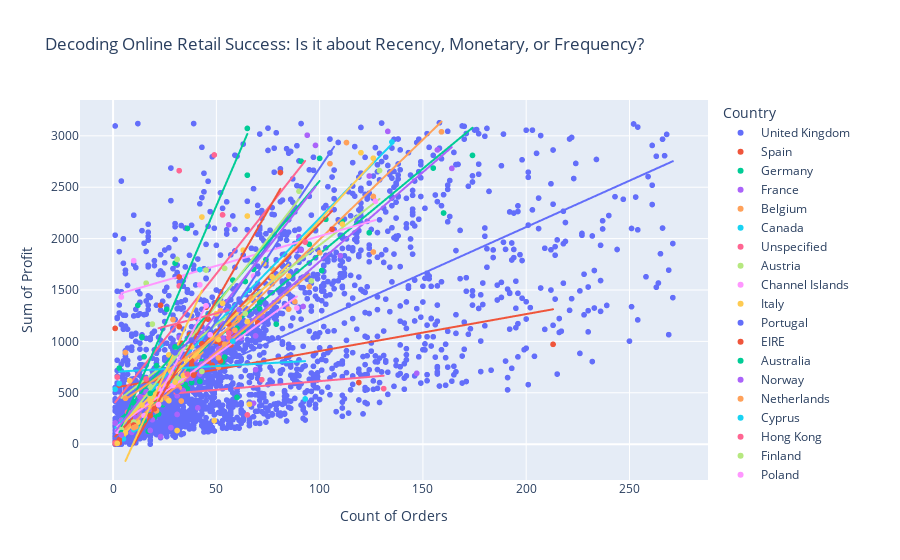

The notebook cell this image was saved under:
### Code cell
fig = px.scatter(df_viz, x="Count of Orders", y="Sum of Profit", 
                 color="Country", trendline='ols',title="Decoding Online Retail Success: Is it about Recency, Monetary, or Frequency?")
fig.show()

### Figure 1 — Plotly figure (JSON) as saved in the notebook; plotly's stock layout.template omitted (floating-point values rounded to 4 significant figures; data arrays with more than 128 entries replaced by an {"elided": "..."} marker saying what was removed)
{"data": [{"hovertemplate": "Country=United Kingdom<br>Count of Orders=%{x}<br>Sum of Profit=%{y}<extra></extra>", "legendgroup": "United Kingdom", "marker": {"color": "#636efa", "symbol": "circle"}, "mode": "markers", "name": "United Kingdom", "showlegend": true, "type": "scattergl", "x": {"elided": "3260 int values"}, "xaxis": "x", "y": {"elided": "3260 float values"}, "yaxis": "y"}, {"hovertemplate": "<b>OLS trendline</b><br>Sum of Profit = 9.02202 * Count of Orders + 308.062<br>R<sup>2</sup>=0.459232<br><br>Country=United Kingdom<br>Count of Orders=%{x}<br>Sum of Profit=%{y} <b>(trend)</b><extra></extra>", "legendgroup": "United Kingdom", "marker": {"color": "#636efa", "symbol": "circle"}, "mode": "lines", "name": "United Kingdom", "showlegend": false, "type": "scattergl", "x": {"elided": "3260 int values"}, "xaxis": "x", "y": {"elided": "3260 float values"}, "yaxis": "y"}, {"hovertemplate": "Country=Spain<br>Count of Orders=%{x}<br>Sum of Profit=%{y}<extra></extra>", "legendgroup": "Spain", "marker": {"color": "#EF553B", "symbol": "circle"}, "mode": "markers", "name": "Spain", "showlegend": true, "type": "scattergl", "x": [213, 119, 72, 70, 58, 57, 52, 50, 48, 46, 33, 27, 23, 23, 22, 21, 20, 12, 8, 8, 5, 4, 1], "xaxis": "x", "y": [970.9, 599.6, 1255.0, 1182.0, 1079.0, 964.8, 981.2, 1000.0, 768.0, 807.8, 982.6, 618.3, 436.3, 1352.0, 449.4, 363.9, 389.7, 172.1, 197.9, 207.8, 95.2, 133.4, 1126], "yaxis": "y"}, {"hovertemplate": "<b>OLS trendline</b><br>Sum of Profit = 3.5957 * Count of Orders + 546.344<br>R<sup>2</sup>=0.174910<br><br>Country=Spain<br>Count of Orders=%{x}<br>Sum of Profit=%{y} <b>(trend)</b><extra></extra>", "legendgroup": "Spain", "marker": {"color": "#EF553B", "symbol": "circle"}, "mode": "lines", "name": "Spain", "showlegend": false, "type": "scattergl", "x": [1, 4, 5, 8, 8, 12, 20, 21, 22, 23, 23, 27, 33, 46, 48, 50, 52, 57, 58, 70, 72, 119, 213], "xaxis": "x", "y": [549.9, 560.7, 564.3, 575.1, 575.1, 589.5, 618.3, 621.9, 625.4, 629.0, 629.0, 643.4, 665.0, 711.7, 718.9, 726.1, 733.3, 751.3, 754.9, 798.0, 805.2, 974.2, 1312.0], "yaxis": "y"}, {"hovertemplate": "Country=Germany<br>Count of Orders=%{x}<br>Sum of Profit=%{y}<extra></extra>", "legendgroup": "Germany", "marker": {"color": "#00cc96", "symbol": "circle"}, "mode": "markers", "name": "Germany", "showlegend": true, "type": "scattergl", "x": [174, 160, 155, 124, 111, 103, 101, 97, 95, 91, 79, 74, 71, 71, 68, 65, 63, 62, 60, 60, 58, 53, 47, 43, 42, 41, 40, 38, 38, 38, 36, 36, 36, 36, 35, 35, 33, 33, 31, 30, 29, 26, 24, 24, 23, 22, 22, 21, 21, 20, 20, 20, 18, 18, 18, 17, 17, 16, 15, 15, 14, 14, 12, 12, 11, 4, 3], "xaxis": "x", "y": [2810.0, 2249.0, 2686.0, 2057.0, 2167.0, 2187.0, 1689.0, 2097.0, 1945.0, 2753.0, 1167.0, 1795.0, 1380.0, 1317.0, 1701.0, 2617.0, 1089.0, 1036.0, 454.9, 1127.0, 1596.0, 797.7, 1013.0, 803.3, 610.5, 880.9, 735.0, 599.7, 848.5, 602.0, 2099.0, 539, 686.0, 723.4, 943.2, 577.1, 588.3, 643.3, 477.9, 582.7, 584.6, 1312.0, 383.0, 415.7, 403.7, 292.4, 587.2, 764.5, 318.1, 315.6, 263.2, 356.6, 437.6, 348.7, 305.1, 125.2, 330.8, 238.8, 850.1, 197.7, 1043.0, 1037.0, 219, 192.7, 180.1, 64.25, 739.2], "yaxis": "y"}, {"hovertemplate": "<b>OLS trendline</b><br>Sum of Profit = 16.5882 * Count of Orders + 192.64<br>R<sup>2</sup>=0.730291<br><br>Country=Germany<br>Count of Orders=%{x}<br>Sum of Profit=%{y} <b>(trend)</b><extra></extra>", "legendgroup": "Germany", "marker": {"color": "#00cc96", "symbol": "circle"}, "mode": "lines", "name": "Germany", "showlegend": false, "type": "scattergl", "x": [3, 4, 11, 12, 12, 14, 14, 15, 15, 16, 17, 17, 18, 18, 18, 20, 20, 20, 21, 21, 22, 22, 23, 24, 24, 26, 29, 30, 31, 33, 33, 35, 35, 36, 36, 36, 36, 38, 38, 38, 40, 41, 42, 43, 47, 53, 58, 60, 60, 62, 63, 65, 68, 71, 71, 74, 79, 91, 95, 97, 101, 103, 111, 124, 155, 160, 174], "xaxis": "x", "y": [242.4, 259.0, 375.1, 391.7, 391.7, 424.9, 424.9, 441.5, 441.5, 458.1, 474.6, 474.6, 491.2, 491.2, 491.2, 524.4, 524.4, 524.4, 541.0, 541.0, 557.6, 557.6, 574.2, 590.8, 590.8, 623.9, 673.7, 690.3, 706.9, 740.1, 740.1, 773.2, 773.2, 789.8, 789.8, 789.8, 789.8, 823.0, 823.0, 823.0, 856.2, 872.8, 889.3, 905.9, 972.3, 1072.0, 1155.0, 1188.0, 1188.0, 1221.0, 1238.0, 1271.0, 1321.0, 1370.0, 1370.0, 1420.0, 1503.0, 1702.0, 1769.0, 1802.0, 1868.0, 1901.0, 2034.0, 2250.0, 2764.0, 2847.0, 3079.0], "yaxis": "y"}, {"hovertemplate": "Country=France<br>Count of Orders=%{x}<br>Sum of Profit=%{y}<extra></extra>", "legendgroup": "France", "marker": {"color": "#ab63fa", "symbol": "circle"}, "mode": "markers", "name": "France", "showlegend": true, "type": "scattergl", "x": [164, 157, 147, 133, 124, 110, 105, 105, 94, 92, 90, 84, 72, 69, 69, 68, 62, 57, 56, 56, 55, 53, 53, 52, 51, 46, 43, 42, 41, 40, 38, 37, 36, 36, 35, 34, 34, 33, 32, 31, 31, 28, 27, 27, 26, 26, 23, 23, 21, 21, 20, 19, 18, 17, 16, 16, 16, 15, 13, 12, 12, 11, 10, 9, 7, 5, 4], "xaxis": "x", "y": [2683.0, 2863.0, 689, 3043.0, 2609.0, 1834.0, 2284.0, 2291.0, 3006.0, 1339.0, 2019.0, 1353.0, 1248.0, 1053.0, 725.1, 397.9, 1033.0, 1091.0, 1167.0, 2134.0, 1299.0, 1031.0, 1175.0, 862.8, 925.4, 836.3, 779.6, 681.8, 353.0, 822.1, 641.1, 869.7, 769.4, 637.8, 646.7, 519.6, 716.4, 603.4, 1036.0, 470.1, 288.7, 160.5, 427.6, 582.1, 460.4, 453.0, 450.7, 73.5, 456.9, 418.1, 314.4, 238.2, 132.9, 269.4, 349.8, 254.2, 389.0, 334.9, 245.1, 153.1, 236.3, 218.4, 225.9, 114, 176.5, 91.68, 234], "yaxis": "y"}, {"hovertemplate": "<b>OLS trendline</b><br>Sum of Profit = 17.3972 * Count of Orders + 36.7249<br>R<sup>2</sup>=0.742635<br><br>Country=France<br>Count of Orders=%{x}<br>Sum of Profit=%{y} <b>(trend)</b><extra></extra>", "legendgroup": "France", "marker": {"color": "#ab63fa", "symbol": "circle"}, "mode": "lines", "name": "France", "showlegend": false, "type": "scattergl", "x": [4, 5, 7, 9, 10, 11, 12, 12, 13, 15, 16, 16, 16, 17, 18, 19, 20, 21, 21, 23, 23, 26, 26, 27, 27, 28, 31, 31, 32, 33, 34, 34, 35, 36, 36, 37, 38, 40, 41, 42, 43, 46, 51, 52, 53, 53, 55, 56, 56, 57, 62, 68, 69, 69, 72, 84, 90, 92, 94, 105, 105, 110, 124, 133, 147, 157, 164], "xaxis": "x", "y": [106.3, 123.7, 158.5, 193.3, 210.7, 228.1, 245.5, 245.5, 262.9, 297.7, 315.1, 315.1, 315.1, 332.5, 349.9, 367.3, 384.7, 402.1, 402.1, 436.9, 436.9, 489.1, 489.1, 506.4, 506.4, 523.8, 576.0, 576.0, 593.4, 610.8, 628.2, 628.2, 645.6, 663.0, 663.0, 680.4, 697.8, 732.6, 750.0, 767.4, 784.8, 837.0, 924.0, 941.4, 958.8, 958.8, 993.6, 1011.0, 1011.0, 1028.0, 1115.0, 1220.0, 1237.0, 1237.0, 1289.0, 1498.0, 1602.0, 1637.0, 1672.0, 1863.0, 1863.0, 1950.0, 2194.0, 2351.0, 2594.0, 2768.0, 2890.0], "yaxis": "y"}, {"hovertemplate": "Country=Belgium<br>Count of Orders=%{x}<br>Sum of Profit=%{y}<extra></extra>", "legendgroup": "Belgium", "marker": {"color": "#FFA15A", "symbol": "circle"}, "mode": "markers", "name": "Belgium", "showlegend": true, "type": "scattergl", "x": [159, 126, 126, 113, 105, 100, 88, 85, 85, 77, 59, 54, 51, 41, 32, 29, 26, 26, 21, 11, 10, 5], "xaxis": "x", "y": [3039.0, 2410.0, 1870.0, 2935.0, 2729.0, 1862.0, 1386.0, 1313.0, 2218.0, 1708.0, 1109.0, 972.8, 750.5, 854.2, 549.8, 1212.0, 559.1, 476.5, 381.1, 225.6, 189.9, 84.3], "yaxis": "y"}, {"hovertemplate": "<b>OLS trendline</b><br>Sum of Profit = 19.4341 * Count of Orders + 48.28<br>R<sup>2</sup>=0.865062<br><br>Country=Belgium<br>Count of Orders=%{x}<br>Sum of Profit=%{y} <b>(trend)</b><extra></extra>", "legendgroup": "Belgium", "marker": {"color": "#FFA15A", "symbol": "circle"}, "mode": "lines", "name": "Belgium", "showlegend": false, "type": "scattergl", "x": [5, 10, 11, 21, 26, 26, 29, 32, 41, 51, 54, 59, 77, 85, 85, 88, 100, 105, 113, 126, 126, 159], "xaxis": "x", "y": [145.5, 242.6, 262.1, 456.4, 553.6, 553.6, 611.9, 670.2, 845.1, 1039.0, 1098.0, 1195.0, 1545.0, 1700.0, 1700.0, 1758.0, 1992.0, 2089.0, 2244.0, 2497.0, 2497.0, 3138.0], "yaxis": "y"}, {"hovertemplate": "Country=Canada<br>Count of Orders=%{x}<br>Sum of Profit=%{y}<extra></extra>", "legendgroup": "Canada", "marker": {"color": "#19d3f3", "symbol": "circle"}, "mode": "markers", "name": "Canada", "showlegend": true, "type": "scattergl", "x": [135, 10, 5, 1], "xaxis": "x", "y": [2940.0, 140.5, 51.56, 534.2], "yaxis": "y"}, {"hovertemplate": "<b>OLS trendline</b><br>Sum of Profit = 20.6072 * Count of Orders + 138.672<br>R<sup>2</sup>=0.960861<br><br>Country=Canada<br>Count of Orders=%{x}<br>Sum of Profit=%{y} <b>(trend)</b><extra></extra>", "legendgroup": "Canada", "marker": {"color": "#19d3f3", "symbol": "circle"}, "mode": "lines", "name": "Canada", "showlegend": false, "type": "scattergl", "x": [1, 5, 10, 135], "xaxis": "x", "y": [159.3, 241.7, 344.7, 2921.0], "yaxis": "y"}, {"hovertemplate": "Country=Unspecified<br>Count of Orders=%{x}<br>Sum of Profit=%{y}<extra></extra>", "legendgroup": "Unspecified", "marker": {"color": "#FF6692", "symbol": "circle"}, "mode": "markers", "name": "Unspecified", "showlegend": true, "type": "scattergl", "x": [131, 72, 65, 56, 34, 31, 23, 19, 11], "xaxis": "x", "y": [540.1, 626.9, 284.3, 1038.0, 632.5, 530.2, 552, 333.2, 203.2], "yaxis": "y"}, {"hovertemplate": "<b>OLS trendline</b><br>Sum of Profit = 1.69864 * Count of Orders + 443.349<br>R<sup>2</sup>=0.066218<br><br>Country=Unspecified<br>Count of Orders=%{x}<br>Sum of Profit=%{y} <b>(trend)</b><extra></extra>", "legendgroup": "Unspecified", "marker": {"color": "#FF6692", "symbol": "circle"}, "mode": "lines", "name": "Unspecified", "showlegend": false, "type": "scattergl", "x": [11, 19, 23, 31, 34, 56, 65, 72, 131], "xaxis": "x", "y": [462.0, 475.6, 482.4, 496.0, 501.1, 538.5, 553.8, 565.7, 665.9], "yaxis": "y"}, {"hovertemplate": "Country=Austria<br>Count of Orders=%{x}<br>Sum of Profit=%{y}<extra></extra>", "legendgroup": "Austria", "marker": {"color": "#B6E880", "symbol": "circle"}, "mode": "markers", "name": "Austria", "showlegend": true, "type": "scattergl", "x": [129, 96, 43, 33, 21, 19, 18, 16, 14, 4], "xaxis": "x", "y": [2662.0, 1588.0, 707.1, 742.9, 438.0, 1168.0, 562.4, 1566.0, 364.6, 166.0], "yaxis": "y"}, {"hovertemplate": "<b>OLS trendline</b><br>Sum of Profit = 15.491 * Count of Orders + 387.79<br>R<sup>2</sup>=0.687538<br><br>Country=Austria<br>Count of Orders=%{x}<br>Sum of Profit=%{y} <b>(trend)</b><extra></extra>", "legendgroup": "Austria", "marker": {"color": "#B6E880", "symbol": "circle"}, "mode": "lines", "name": "Austria", "showlegend": false, "type": "scattergl", "x": [4, 14, 16, 18, 19, 21, 33, 43, 96, 129], "xaxis": "x", "y": [449.8, 604.7, 635.6, 666.6, 682.1, 713.1, 899.0, 1054.0, 1875.0, 2386.0], "yaxis": "y"}, {"hovertemplate": "Country=Channel Islands<br>Count of Orders=%{x}<br>Sum of Profit=%{y}<extra></extra>", "legendgroup": "Channel Islands", "marker": {"color": "#FF97FF", "symbol": "circle"}, "mode": "markers", "name": "Channel Islands", "showlegend": true, "type": "scattergl", "x": [127, 88, 68, 42, 35, 10, 4], "xaxis": "x", "y": [2363.0, 1893.0, 1635.0, 1551.0, 1626.0, 1785.0, 1432], "yaxis": "y"}, {"hovertemplate": "<b>OLS trendline</b><br>Sum of Profit = 5.7779 * Count of Orders + 1446.23<br>R<sup>2</sup>=0.684598<br><br>Country=Channel Islands<br>Count of Orders=%{x}<br>Sum of Profit=%{y} <b>(trend)</b><extra></extra>", "legendgroup": "Channel Islands", "marker": {"color": "#FF97FF", "symbol": "circle"}, "mode": "lines", "name": "Channel Islands", "showlegend": false, "type": "scattergl", "x": [4, 10, 35, 42, 68, 88, 127], "xaxis": "x", "y": [1469.0, 1504.0, 1648.0, 1689.0, 1839.0, 1955.0, 2180.0], "yaxis": "y"}, {"hovertemplate": "Country=Italy<br>Count of Orders=%{x}<br>Sum of Profit=%{y}<extra></extra>", "legendgroup": "Italy", "marker": {"color": "#FECB52", "symbol": "circle"}, "mode": "markers", "name": "Italy", "showlegend": true, "type": "scattergl", "x": [126, 120, 111, 73, 65, 51, 27, 26, 20, 12, 11, 1], "xaxis": "x", "y": [2782.0, 2836.0, 2141.0, 1758.0, 1193.0, 1018.0, 867.9, 452.8, 437.8, 213.9, 177.3, 4.5], "yaxis": "y"}, {"hovertemplate": "<b>OLS trendline</b><br>Sum of Profit = 21.947 * Count of Orders + -19.1653<br>R<sup>2</sup>=0.972110<br><br>Country=Italy<br>Count of Orders=%{x}<br>Sum of Profit=%{y} <b>(trend)</b><extra></extra>", "legendgroup": "Italy", "marker": {"color": "#FECB52", "symbol": "circle"}, "mode": "lines", "name": "Italy", "showlegend": false, "type": "scattergl", "x": [1, 11, 12, 20, 26, 27, 51, 65, 73, 111, 120, 126], "xaxis": "x", "y": [2.782, 222.3, 244.2, 419.8, 551.5, 573.4, 1100.0, 1407.0, 1583.0, 2417.0, 2614.0, 2746.0], "yaxis": "y"}, {"hovertemplate": "Country=Portugal<br>Count of Orders=%{x}<br>Sum of Profit=%{y}<extra></extra>", "legendgroup": "Portugal", "marker": {"color": "#636efa", "symbol": "circle"}, "mode": "markers", "name": "Portugal", "showlegend": true, "type": "scattergl", "x": [107, 97, 86, 69, 59, 57, 55, 45, 39, 36, 31, 28, 26, 25, 24, 15, 14], "xaxis": "x", "y": [2389.0, 2792.0, 2848.0, 1899.0, 2811.0, 532.8, 892.5, 860.4, 307.2, 777.2, 514.9, 483.7, 494.3, 400.5, 545.5, 318.2, 430.5], "yaxis": "y"}, {"hovertemplate": "<b>OLS trendline</b><br>Sum of Profit = 29.7283 * Count of Orders + -286.677<br>R<sup>2</sup>=0.741613<br><br>Country=Portugal<br>Count of Orders=%{x}<br>Sum of Profit=%{y} <b>(trend)</b><extra></extra>", "legendgroup": "Portugal", "marker": {"color": "#636efa", "symbol": "circle"}, "mode": "lines", "name": "Portugal", "showlegend": false, "type": "scattergl", "x": [14, 15, 24, 25, 26, 28, 31, 36, 39, 45, 55, 57, 59, 69, 86, 97, 107], "xaxis": "x", "y": [129.5, 159.2, 426.8, 456.5, 486.3, 545.7, 634.9, 783.5, 872.7, 1051.0, 1348.0, 1408.0, 1467.0, 1765.0, 2270.0, 2597.0, 2894.0], "yaxis": "y"}, {"hovertemplate": "Country=EIRE<br>Count of Orders=%{x}<br>Sum of Profit=%{y}<extra></extra>", "legendgroup": "EIRE", "marker": {"color": "#EF553B", "symbol": "circle"}, "mode": "markers", "name": "EIRE", "showlegend": true, "type": "scattergl", "x": [106, 56, 56, 52, 47, 46, 39, 38, 38, 37, 32, 27, 22, 20, 18, 14, 4, 3, 3, 1, 1, 1, 1, 1, 1, 1], "xaxis": "x", "y": [2091.0, 1101.0, 1171.0, 810.1, 1011.0, 1216.0, 1085.0, 767.0, 810.5, 1066.0, 1627.0, 523.1, 619.4, 436.8, 277.1, 362.0, 164.5, 42.7, 12.3, 15.3, 15, 10.2, 15, 15, 5.9, 9.9], "yaxis": "y"}, {"hovertemplate": "<b>OLS trendline</b><br>Sum of Profit = 20.8944 * Count of Orders + 53.2354<br>R<sup>2</sup>=0.855357<br><br>Country=EIRE<br>Count of Orders=%{x}<br>Sum of Profit=%{y} <b>(trend)</b><extra></extra>", "legendgroup": "EIRE", "marker": {"color": "#EF553B", "symbol": "circle"}, "mode": "lines", "name": "EIRE", "showlegend": false, "type": "scattergl", "x": [1, 1, 1, 1, 1, 1, 1, 3, 3, 4, 14, 18, 20, 22, 27, 32, 37, 38, 38, 39, 46, 47, 52, 56, 56, 106], "xaxis": "x", "y": [74.13, 74.13, 74.13, 74.13, 74.13, 74.13, 74.13, 115.9, 115.9, 136.8, 345.8, 429.3, 471.1, 512.9, 617.4, 721.9, 826.3, 847.2, 847.2, 868.1, 1014.0, 1035.0, 1140.0, 1223.0, 1223.0, 2268.0], "yaxis": "y"}, {"hovertemplate": "Country=Australia<br>Count of Orders=%{x}<br>Sum of Profit=%{y}<extra></extra>", "legendgroup": "Australia", "marker": {"color": "#00cc96", "symbol": "circle"}, "mode": "markers", "name": "Australia", "showlegend": true, "type": "scattergl", "x": [100, 64, 54, 30, 21, 16, 10], "xaxis": "x", "y": [2781.0, 1583.0, 847.1, 1761.0, 386.2, 516.6, 401.9], "yaxis": "y"}, {"hovertemplate": "<b>OLS trendline</b><br>Sum of Profit = 23.8247 * Count of Orders + 178.247<br>R<sup>2</sup>=0.734885<br><br>Country=Australia<br>Count of Orders=%{x}<br>Sum of Profit=%{y} <b>(trend)</b><extra></extra>", "legendgroup": "Australia", "marker": {"color": "#00cc96", "symbol": "circle"}, "mode": "lines", "name": "Australia", "showlegend": false, "type": "scattergl", "x": [10, 16, 21, 30, 54, 64, 100], "xaxis": "x", "y": [416.5, 559.4, 678.6, 893.0, 1465.0, 1703.0, 2561.0], "yaxis": "y"}, {"hovertemplate": "Country=Norway<br>Count of Orders=%{x}<br>Sum of Profit=%{y}<extra></extra>", "legendgroup": "Norway", "marker": {"color": "#ab63fa", "symbol": "circle"}, "mode": "markers", "name": "Norway", "showlegend": true, "type": "scattergl", "x": [98, 91, 17, 16, 11], "xaxis": "x", "y": [2907.0, 1887.0, 334.4, 509.0, 256.4], "yaxis": "y"}, {"hovertemplate": "<b>OLS trendline</b><br>Sum of Profit = 25.8121 * Count of Orders + -24.182<br>R<sup>2</sup>=0.932005<br><br>Country=Norway<br>Count of Orders=%{x}<br>Sum of Profit=%{y} <b>(trend)</b><extra></extra>", "legendgroup": "Norway", "marker": {"color": "#ab63fa", "symbol": "circle"}, "mode": "lines", "name": "Norway", "showlegend": false, "type": "scattergl", "x": [11, 16, 17, 91, 98], "xaxis": "x", "y": [259.8, 388.8, 414.6, 2325.0, 2505.0], "yaxis": "y"}, {"hovertemplate": "Country=Netherlands<br>Count of Orders=%{x}<br>Sum of Profit=%{y}<extra></extra>", "legendgroup": "Netherlands", "marker": {"color": "#FFA15A", "symbol": "circle"}, "mode": "markers", "name": "Netherlands", "showlegend": true, "type": "scattergl", "x": [95, 67, 51, 26, 21, 20, 4], "xaxis": "x", "y": [1531.0, 1421.0, 840.2, 442.6, 324.9, 463.7, 91.85], "yaxis": "y"}, {"hovertemplate": "<b>OLS trendline</b><br>Sum of Profit = 16.9714 * Count of Orders + 42.2352<br>R<sup>2</sup>=0.950335<br><br>Country=Netherlands<br>Count of Orders=%{x}<br>Sum of Profit=%{y} <b>(trend)</b><extra></extra>", "legendgroup": "Netherlands", "marker": {"color": "#FFA15A", "symbol": "circle"}, "mode": "lines", "name": "Netherlands", "showlegend": false, "type": "scattergl", "x": [4, 20, 21, 26, 51, 67, 95], "xaxis": "x", "y": [110.1, 381.7, 398.6, 483.5, 907.8, 1179.0, 1655.0], "yaxis": "y"}, {"hovertemplate": "Country=Cyprus<br>Count of Orders=%{x}<br>Sum of Profit=%{y}<extra></extra>", "legendgroup": "Cyprus", "marker": {"color": "#19d3f3", "symbol": "circle"}, "mode": "markers", "name": "Cyprus", "showlegend": true, "type": "scattergl", "x": [93, 42, 29, 23, 12, 3], "xaxis": "x", "y": [439.7, 1699.0, 600.4, 962.1, 155.1, 589.0], "yaxis": "y"}, {"hovertemplate": "<b>OLS trendline</b><br>Sum of Profit = 1.12095 * Count of Orders + 703.115<br>R<sup>2</sup>=0.004470<br><br>Country=Cyprus<br>Count of Orders=%{x}<br>Sum of Profit=%{y} <b>(trend)</b><extra></extra>", "legendgroup": "Cyprus", "marker": {"color": "#19d3f3", "symbol": "circle"}, "mode": "lines", "name": "Cyprus", "showlegend": false, "type": "scattergl", "x": [3, 12, 23, 29, 42, 93], "xaxis": "x", "y": [706.5, 716.6, 728.9, 735.6, 750.2, 807.4], "yaxis": "y"}, {"hovertemplate": "Country=Hong Kong<br>Count of Orders=%{x}<br>Sum of Profit=%{y}<extra></extra>", "legendgroup": "Hong Kong", "marker": {"color": "#FF6692", "symbol": "circle"}, "mode": "markers", "name": "Hong Kong", "showlegend": true, "type": "scattergl", "x": [93, 53, 49, 32, 27, 16, 7, 2, 1], "xaxis": "x", "y": [1966.0, 2231.0, 2814.0, 1540.0, 423.4, 634.0, 311.1, 652.2, 10.95], "yaxis": "y"}, {"hovertemplate": "<b>OLS trendline</b><br>Sum of Profit = 25.5289 * Count of Orders + 381.583<br>R<sup>2</sup>=0.603094<br><br>Country=Hong Kong<br>Count of Orders=%{x}<br>Sum of Profit=%{y} <b>(trend)</b><extra></extra>", "legendgroup": "Hong Kong", "marker": {"color": "#FF6692", "symbol": "circle"}, "mode": "lines", "name": "Hong Kong", "showlegend": false, "type": "scattergl", "x": [1, 2, 7, 16, 27, 32, 49, 53, 93], "xaxis": "x", "y": [407.1, 432.6, 560.3, 790.0, 1071.0, 1199.0, 1632.0, 1735.0, 2756.0], "yaxis": "y"}, {"hovertemplate": "Country=Finland<br>Count of Orders=%{x}<br>Sum of Profit=%{y}<extra></extra>", "legendgroup": "Finland", "marker": {"color": "#B6E880", "symbol": "circle"}, "mode": "markers", "name": "Finland", "showlegend": true, "type": "scattergl", "x": [90, 64, 54, 33, 31, 31, 22, 18, 10, 4], "xaxis": "x", "y": [2461.0, 1271.0, 1710.0, 620.1, 640.5, 1797.0, 511.4, 459.6, 214.9, 144], "yaxis": "y"}, {"hovertemplate": "<b>OLS trendline</b><br>Sum of Profit = 25.7898 * Count of Orders + 62.2856<br>R<sup>2</sup>=0.762353<br><br>Country=Finland<br>Count of Orders=%{x}<br>Sum of Profit=%{y} <b>(trend)</b><extra></extra>", "legendgroup": "Finland", "marker": {"color": "#B6E880", "symbol": "circle"}, "mode": "lines", "name": "Finland", "showlegend": false, "type": "scattergl", "x": [4, 10, 18, 22, 31, 31, 33, 54, 64, 90], "xaxis": "x", "y": [165.4, 320.2, 526.5, 629.7, 861.8, 861.8, 913.3, 1455.0, 1713.0, 2383.0], "yaxis": "y"}, {"hovertemplate": "Country=Poland<br>Count of Orders=%{x}<br>Sum of Profit=%{y}<extra></extra>", "legendgroup": "Poland", "marker": {"color": "#FF97FF", "symbol": "circle"}, "mode": "markers", "name": "Poland", "showlegend": true, "type": "scattergl", "x": [89, 47, 29, 15, 2], "xaxis": "x", "y": [1325.0, 1063.0, 572.2, 275.9, 125.9], "yaxis": "y"}, {"hovertemplate": "<b>OLS trendline</b><br>Sum of Profit = 14.5307 * Count of Orders + 143.509<br>R<sup>2</sup>=0.925036<br><br>Country=Poland<br>Count of Orders=%{x}<br>Sum of Profit=%{y} <b>(trend)</b><extra></extra>", "legendgroup": "Poland", "marker": {"color": "#FF97FF", "symbol": "circle"}, "mode": "lines", "name": "Poland", "showlegend": false, "type": "scattergl", "x": [2, 15, 29, 47, 89], "xaxis": "x", "y": [172.6, 361.5, 564.9, 826.5, 1437.0], "yaxis": "y"}, {"hovertemplate": "Country=Switzerland<br>Count of Orders=%{x}<br>Sum of Profit=%{y}<extra></extra>", "legendgroup": "Switzerland", "marker": {"color": "#FECB52", "symbol": "circle"}, "mode": "markers", "name": "Switzerland", "showlegend": true, "type": "scattergl", "x": [85, 77, 66, 65, 63, 53, 50, 49, 38, 35, 34, 30, 28, 23, 18, 8, 2], "xaxis": "x", "y": [1636.0, 1628.0, 388.0, 2220.0, 1888.0, 1370.0, 1270.0, 228.1, 947.4, 826.9, 668.6, 604.4, 705.6, 432.6, 417.4, 618.6, 7.5], "yaxis": "y"}, {"hovertemplate": "<b>OLS trendline</b><br>Sum of Profit = 19.2232 * Count of Orders + 114.048<br>R<sup>2</sup>=0.523880<br><br>Country=Switzerland<br>Count of Orders=%{x}<br>Sum of Profit=%{y} <b>(trend)</b><extra></extra>", "legendgroup": "Switzerland", "marker": {"color": "#FECB52", "symbol": "circle"}, "mode": "lines", "name": "Switzerland", "showlegend": false, "type": "scattergl", "x": [2, 8, 18, 23, 28, 30, 34, 35, 38, 49, 50, 53, 63, 65, 66, 77, 85], "xaxis": "x", "y": [152.5, 267.8, 460.1, 556.2, 652.3, 690.7, 767.6, 786.9, 844.5, 1056.0, 1075.0, 1133.0, 1325.0, 1364.0, 1383.0, 1594.0, 1748.0], "yaxis": "y"}, {"hovertemplate": "Country=Malta<br>Count of Orders=%{x}<br>Sum of Profit=%{y}<extra></extra>", "legendgroup": "Malta", "marker": {"color": "#636efa", "symbol": "circle"}, "mode": "markers", "name": "Malta", "showlegend": true, "type": "scattergl", "x": [82, 45], "xaxis": "x", "y": [2040.0, 905.5], "yaxis": "y"}, {"hovertemplate": "<b>OLS trendline</b><br>Sum of Profit = 30.6678 * Count of Orders + -474.553<br>R<sup>2</sup>=1.000000<br><br>Country=Malta<br>Count of Orders=%{x}<br>Sum of Profit=%{y} <b>(trend)</b><extra></extra>", "legendgroup": "Malta", "marker": {"color": "#636efa", "symbol": "circle"}, "mode": "lines", "name": "Malta", "showlegend": false, "type": "scattergl", "x": [45, 82], "xaxis": "x", "y": [905.5, 2040.0], "yaxis": "y"}, {"hovertemplate": "Country=Sweden<br>Count of Orders=%{x}<br>Sum of Profit=%{y}<extra></extra>", "legendgroup": "Sweden", "marker": {"color": "#EF553B", "symbol": "circle"}, "mode": "markers", "name": "Sweden", "showlegend": true, "type": "scattergl", "x": [81, 45, 43, 39, 22, 20, 10], "xaxis": "x", "y": [2643.0, 1331.0, 976.2, 671.7, 486.1, 343.4, 185.9], "yaxis": "y"}, {"hovertemplate": "<b>OLS trendline</b><br>Sum of Profit = 35.0426 * Count of Orders + -353.378<br>R<sup>2</sup>=0.947133<br><br>Country=Sweden<br>Count of Orders=%{x}<br>Sum of Profit=%{y} <b>(trend)</b><extra></extra>", "legendgroup": "Sweden", "marker": {"color": "#EF553B", "symbol": "circle"}, "mode": "lines", "name": "Sweden", "showlegend": false, "type": "scattergl", "x": [10, 20, 22, 39, 43, 45, 81], "xaxis": "x", "y": [-2.952, 347.5, 417.6, 1013.0, 1153.0, 1224.0, 2485.0], "yaxis": "y"}, {"hovertemplate": "Country=Japan<br>Count of Orders=%{x}<br>Sum of Profit=%{y}<extra></extra>", "legendgroup": "Japan", "marker": {"color": "#00cc96", "symbol": "circle"}, "mode": "markers", "name": "Japan", "showlegend": true, "type": "scattergl", "x": [65, 18, 15, 12, 4], "xaxis": "x", "y": [3072.0, 494.1, 229.6, 1351.0, 112.1], "yaxis": "y"}, {"hovertemplate": "<b>OLS trendline</b><br>Sum of Profit = 46.5942 * Count of Orders + -10.4249<br>R<sup>2</sup>=0.838869<br><br>Country=Japan<br>Count of Orders=%{x}<br>Sum of Profit=%{y} <b>(trend)</b><extra></extra>", "legendgroup": "Japan", "marker": {"color": "#00cc96", "symbol": "circle"}, "mode": "lines", "name": "Japan", "showlegend": false, "type": "scattergl", "x": [4, 12, 15, 18, 65], "xaxis": "x", "y": [176.0, 548.7, 688.5, 828.3, 3018.0], "yaxis": "y"}, {"hovertemplate": "Country=European Community<br>Count of Orders=%{x}<br>Sum of Profit=%{y}<extra></extra>", "legendgroup": "European Community", "marker": {"color": "#ab63fa", "symbol": "circle"}, "mode": "markers", "name": "European Community", "showlegend": true, "type": "scattergl", "x": [61], "xaxis": "x", "y": [1309.0], "yaxis": "y"}, {"hovertemplate": "Country=European Community<extra></extra>", "legendgroup": "European Community", "marker": {"color": "#ab63fa", "symbol": "circle"}, "mode": "lines", "name": "European Community", "showlegend": false, "type": "scattergl", "xaxis": "x", "yaxis": "y"}, {"hovertemplate": "Country=Denmark<br>Count of Orders=%{x}<br>Sum of Profit=%{y}<extra></extra>", "legendgroup": "Denmark", "marker": {"color": "#FFA15A", "symbol": "circle"}, "mode": "markers", "name": "Denmark", "showlegend": true, "type": "scattergl", "x": [61, 52, 33, 11, 6, 6], "xaxis": "x", "y": [1227.0, 1298.0, 419.5, 168.9, 445.7, 891.4], "yaxis": "y"}, {"hovertemplate": "<b>OLS trendline</b><br>Sum of Profit = 13.8142 * Count of Orders + 352.631<br>R<sup>2</sup>=0.517398<br><br>Country=Denmark<br>Count of Orders=%{x}<br>Sum of Profit=%{y} <b>(trend)</b><extra></extra>", "legendgroup": "Denmark", "marker": {"color": "#FFA15A", "symbol": "circle"}, "mode": "lines", "name": "Denmark", "showlegend": false, "type": "scattergl", "x": [6, 6, 11, 33, 52, 61], "xaxis": "x", "y": [435.5, 435.5, 504.6, 808.5, 1071.0, 1195.0], "yaxis": "y"}, {"hovertemplate": "Country=RSA<br>Count of Orders=%{x}<br>Sum of Profit=%{y}<extra></extra>", "legendgroup": "RSA", "marker": {"color": "#19d3f3", "symbol": "circle"}, "mode": "markers", "name": "RSA", "showlegend": true, "type": "scattergl", "x": [58], "xaxis": "x", "y": [1002.0], "yaxis": "y"}, {"hovertemplate": "Country=RSA<extra></extra>", "legendgroup": "RSA", "marker": {"color": "#19d3f3", "symbol": "circle"}, "mode": "lines", "name": "RSA", "showlegend": false, "type": "scattergl", "xaxis": "x", "yaxis": "y"}, {"hovertemplate": "Country=Greece<br>Count of Orders=%{x}<br>Sum of Profit=%{y}<extra></extra>", "legendgroup": "Greece", "marker": {"color": "#FF6692", "symbol": "circle"}, "mode": "markers", "name": "Greece", "showlegend": true, "type": "scattergl", "x": [56, 36, 32, 22], "xaxis": "x", "y": [1081.0, 681.0, 2661.0, 387.3], "yaxis": "y"}, {"hovertemplate": "<b>OLS trendline</b><br>Sum of Profit = 5.15064 * Count of Orders + 1014.63<br>R<sup>2</sup>=0.005264<br><br>Country=Greece<br>Count of Orders=%{x}<br>Sum of Profit=%{y} <b>(trend)</b><extra></extra>", "legendgroup": "Greece", "marker": {"color": "#FF6692", "symbol": "circle"}, "mode": "lines", "name": "Greece", "showlegend": false, "type": "scattergl", "x": [22, 32, 36, 56], "xaxis": "x", "y": [1128.0, 1179.0, 1200.0, 1303.0], "yaxis": "y"}, {"hovertemplate": "Country=Lebanon<br>Count of Orders=%{x}<br>Sum of Profit=%{y}<extra></extra>", "legendgroup": "Lebanon", "marker": {"color": "#B6E880", "symbol": "circle"}, "mode": "markers", "name": "Lebanon", "showlegend": true, "type": "scattergl", "x": [45], "xaxis": "x", "y": [1694.0], "yaxis": "y"}, {"hovertemplate": "Country=Lebanon<extra></extra>", "legendgroup": "Lebanon", "marker": {"color": "#B6E880", "symbol": "circle"}, "mode": "lines", "name": "Lebanon", "showlegend": false, "type": "scattergl", "xaxis": "x", "yaxis": "y"}, {"hovertemplate": "Country=USA<br>Count of Orders=%{x}<br>Sum of Profit=%{y}<extra></extra>", "legendgroup": "USA", "marker": {"color": "#FF97FF", "symbol": "circle"}, "mode": "markers", "name": "USA", "showlegend": true, "type": "scattergl", "x": [45, 22, 22], "xaxis": "x", "y": [1347.0, 539.9, 383.9], "yaxis": "y"}, {"hovertemplate": "<b>OLS trendline</b><br>Sum of Profit = 38.4798 * Count of Orders + -384.62<br>R<sup>2</sup>=0.977237<br><br>Country=USA<br>Count of Orders=%{x}<br>Sum of Profit=%{y} <b>(trend)</b><extra></extra>", "legendgroup": "USA", "marker": {"color": "#FF97FF", "symbol": "circle"}, "mode": "lines", "name": "USA", "showlegend": false, "type": "scattergl", "x": [22, 22, 45], "xaxis": "x", "y": [461.9, 461.9, 1347.0], "yaxis": "y"}, {"hovertemplate": "Country=Israel<br>Count of Orders=%{x}<br>Sum of Profit=%{y}<extra></extra>", "legendgroup": "Israel", "marker": {"color": "#FECB52", "symbol": "circle"}, "mode": "markers", "name": "Israel", "showlegend": true, "type": "scattergl", "x": [43, 31, 27, 14, 6], "xaxis": "x", "y": [2210.0, 132.2, 423.7, 379.8, 110], "yaxis": "y"}, {"hovertemplate": "<b>OLS trendline</b><br>Sum of Profit = 44.796 * Count of Orders + -432.944<br>R<sup>2</sup>=0.542575<br><br>Country=Israel<br>Count of Orders=%{x}<br>Sum of Profit=%{y} <b>(trend)</b><extra></extra>", "legendgroup": "Israel", "marker": {"color": "#FECB52", "symbol": "circle"}, "mode": "lines", "name": "Israel", "showlegend": false, "type": "scattergl", "x": [6, 14, 27, 31, 43], "xaxis": "x", "y": [-164.2, 194.2, 776.5, 955.7, 1493.0], "yaxis": "y"}, {"hovertemplate": "Country=United Arab Emirates<br>Count of Orders=%{x}<br>Sum of Profit=%{y}<extra></extra>", "legendgroup": "United Arab Emirates", "marker": {"color": "#636efa", "symbol": "circle"}, "mode": "markers", "name": "United Arab Emirates", "showlegend": true, "type": "scattergl", "x": [38, 30], "xaxis": "x", "y": [1013.0, 889.2], "yaxis": "y"}, {"hovertemplate": "<b>OLS trendline</b><br>Sum of Profit = 15.475 * Count of Orders + 424.99<br>R<sup>2</sup>=1.000000<br><br>Country=United Arab Emirates<br>Count of Orders=%{x}<br>Sum of Profit=%{y} <b>(trend)</b><extra></extra>", "legendgroup": "United Arab Emirates", "marker": {"color": "#636efa", "symbol": "circle"}, "mode": "lines", "name": "United Arab Emirates", "showlegend": false, "type": "scattergl", "x": [30, 38], "xaxis": "x", "y": [889.2, 1013.0], "yaxis": "y"}, {"hovertemplate": "Country=Brazil<br>Count of Orders=%{x}<br>Sum of Profit=%{y}<extra></extra>", "legendgroup": "Brazil", "marker": {"color": "#EF553B", "symbol": "circle"}, "mode": "markers", "name": "Brazil", "showlegend": true, "type": "scattergl", "x": [32], "xaxis": "x", "y": [1144.0], "yaxis": "y"}, {"hovertemplate": "Country=Brazil<extra></extra>", "legendgroup": "Brazil", "marker": {"color": "#EF553B", "symbol": "circle"}, "mode": "lines", "name": "Brazil", "showlegend": false, "type": "scattergl", "xaxis": "x", "yaxis": "y"}, {"hovertemplate": "Country=Czech Republic<br>Count of Orders=%{x}<br>Sum of Profit=%{y}<extra></extra>", "legendgroup": "Czech Republic", "marker": {"color": "#00cc96", "symbol": "circle"}, "mode": "markers", "name": "Czech Republic", "showlegend": true, "type": "scattergl", "x": [30], "xaxis": "x", "y": [945.8], "yaxis": "y"}, {"hovertemplate": "Country=Czech Republic<extra></extra>", "legendgroup": "Czech Republic", "marker": {"color": "#00cc96", "symbol": "circle"}, "mode": "lines", "name": "Czech Republic", "showlegend": false, "type": "scattergl", "xaxis": "x", "yaxis": "y"}, {"hovertemplate": "Country=Bahrain<br>Count of Orders=%{x}<br>Sum of Profit=%{y}<extra></extra>", "legendgroup": "Bahrain", "marker": {"color": "#ab63fa", "symbol": "circle"}, "mode": "markers", "name": "Bahrain", "showlegend": true, "type": "scattergl", "x": [13, 4, 1], "xaxis": "x", "y": [459.4, 89, 205.7], "yaxis": "y"}, {"hovertemplate": "<b>OLS trendline</b><br>Sum of Profit = 25.7577 * Count of Orders + 96.8338<br>R<sup>2</sup>=0.721527<br><br>Country=Bahrain<br>Count of Orders=%{x}<br>Sum of Profit=%{y} <b>(trend)</b><extra></extra>", "legendgroup": "Bahrain", "marker": {"color": "#ab63fa", "symbol": "circle"}, "mode": "lines", "name": "Bahrain", "showlegend": false, "type": "scattergl", "x": [1, 4, 13], "xaxis": "x", "y": [122.6, 199.9, 431.7], "yaxis": "y"}, {"hovertemplate": "Country=Saudi Arabia<br>Count of Orders=%{x}<br>Sum of Profit=%{y}<extra></extra>", "legendgroup": "Saudi Arabia", "marker": {"color": "#FFA15A", "symbol": "circle"}, "mode": "markers", "name": "Saudi Arabia", "showlegend": true, "type": "scattergl", "x": [10], "xaxis": "x", "y": [160.7], "yaxis": "y"}, {"hovertemplate": "Country=Saudi Arabia<extra></extra>", "legendgroup": "Saudi Arabia", "marker": {"color": "#FFA15A", "symbol": "circle"}, "mode": "lines", "name": "Saudi Arabia", "showlegend": false, "type": "scattergl", "xaxis": "x", "yaxis": "y"}], "layout": {"legend": {"title": {"text": "Country"}, "tracegroupgap": 0}, "title": {"text": "Decoding Online Retail Success: Is it about Recency, Monetary, or Frequency?"}, "xaxis": {"anchor": "y", "domain": [0, 1], "title": {"text": "Count of Orders"}}, "yaxis": {"anchor": "x", "domain": [0, 1], "title": {"text": "Sum of Profit"}}}}
